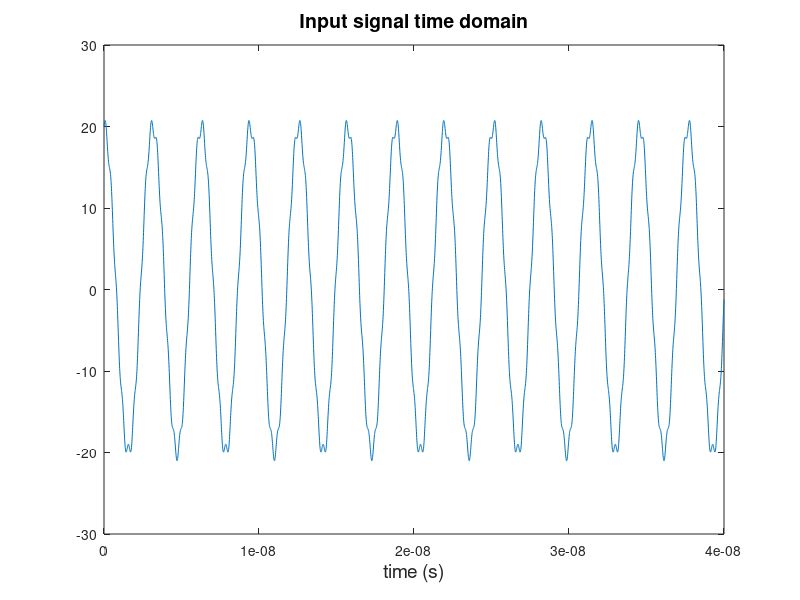
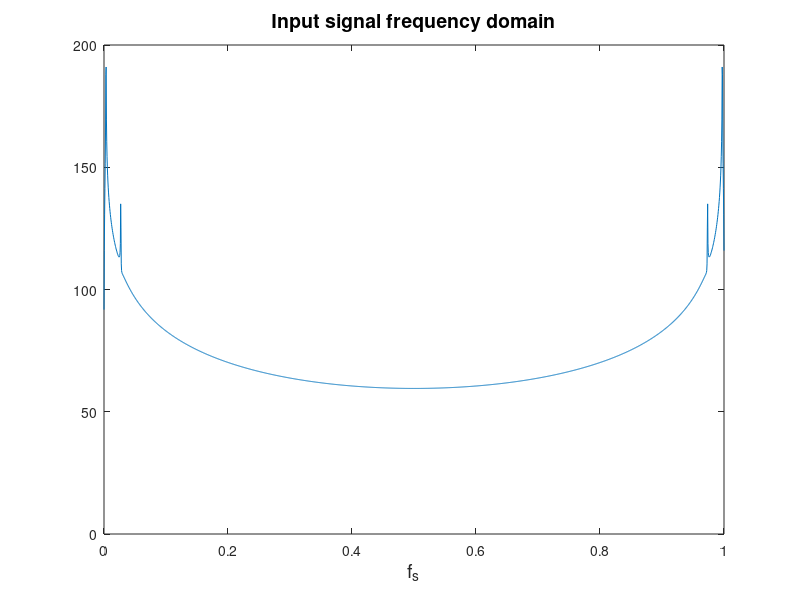
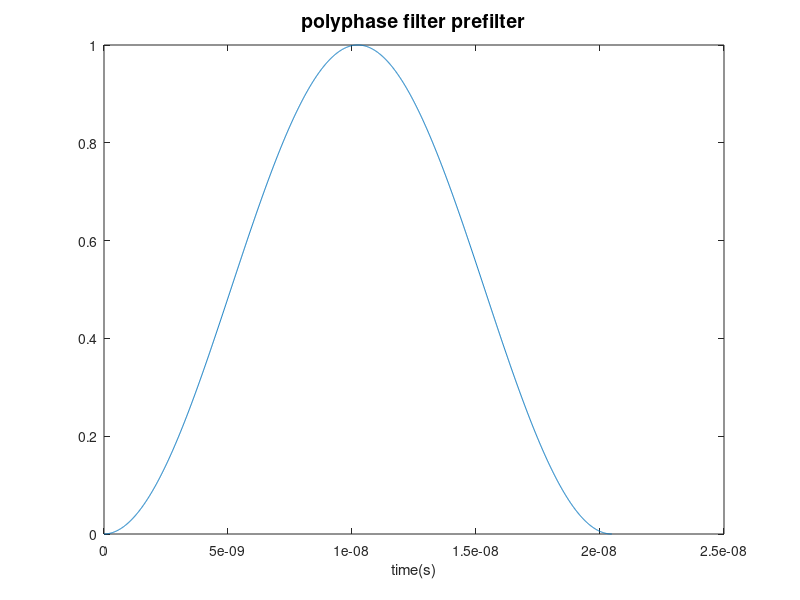

Reproduce these figures in MATLAB, in order. (Note: this script raises an error after producing the figures.)
samplingFreq = 100*10^9; % sampling frequency
f = 4; % number of overlapping signals
Window_Size = 2048; % size of window to cross multiply
Num_Of_Antennas = 4;
signal_frequency = 2*10^9; % radians/sec
signal_time = 0.00000004; % in seconds
N = signal_time/(1/samplingFreq) % total samples in input signal
Nfft = Window_Size/2 % total samples in FFT output
Num_Of_Windows_Per_Signal = ceil(N/Window_Size);
Number_Of_Signals = Num_Of_Antennas*f
Number_Of_Complex_Multiplications = 1/2*(Number_Of_Signals-1)*Number_Of_Signals
signal_to_noise_input = 1; % multiplied to noise then added to signal
t = linspace(0,signal_time,N);
fs = linspace(0,1,Nfft);
fs_input = linspace(0,1,Window_Size);
% Signal_no_noise = [(sin(signal_frequency*t(N/3:N*2/3-1)) + 20*sin((signal_frequency-1000)*t(N/3:N*2/3-1)))];
% input_hanning = [ 1/2-(1/2)*cos(2*pi*(1:N/3)/(N/3))];
% Signal_no_noise = Signal_no_noise.*input_hanning;
%figure(2);
%plot(t);
H = 3; % sizes of pictures.
W = 4;
Signal_no_noise = (20*cos(signal_frequency*t) + sin((signal_frequency+15*10^9)*t));
figure(1);
plot(t(1:N),Signal_no_noise(1:N));
title('Input signal time domain','fontsize',14);
xlabel('time (s)','fontsize',14);
set(1,'paperunits','inches');
set(1,'paperorientation','portrait')
set(1,'papersize',[H,W]);
print(1,'input time.svg','-dsvg');
figure(2);
plot(fs_input,20*log(abs(fft(Signal_no_noise(1:Window_Size)))));
title('Input signal frequency domain','fontsize',14);
xlabel('f_s','fontsize',14);
set(2,'paperunits','inches');
set(2,'paperorientation','portrait');
set(2,'papersize',[H,W]);
print(2,'input freq.svg','-dsvg');
windowcoef = (N/2)/f; % commonly used constant

Signalf = zeros(Num_Of_Windows_Per_Signal,Window_Size);
Signalfft = zeros(Number_Of_Signals,Nfft);
Signalmul = zeros(Number_Of_Complex_Multiplications,Nfft);
Signalout = zeros(1,Nfft);
analysis_filter = sinc(((1:Window_Size)-Window_Size/2)/Window_Size);
HanningWindow = 1/2-(1/2)*cos(2*pi*(1:Window_Size)/Window_Size);
pre_filter = analysis_filter.*HanningWindow;
figure(22);
plot(t(1:Window_Size),HanningWindow);
title('polyphase filter prefilter','fontsize',14);
xlabel('time(s)');
set(22,'paperunits','inches');
set(22,'paperorientation','portrait');
set(22,'papersize',[H,W]);
print(22,'polyphasepre.svg','-dsvg');
% iterate every other signal

% Set up realtime signals
for x = 1:Num_Of_Antennas
    noise = 2*rand(1,N)-1;
    % EDIT: added delay on signals as antenna increases
%     TEMP = [zeros(1,10*x) Signal_no_noise zeros(1,N*2/3+1-(10*x))];
    Signalt = noise+(Signal_no_noise/signal_to_noise_input);
    figure(x+2);
    plot(t(1:N),Signalt(1:N));
    xlabel('time(s)','fontsize',14);
    title('Antenna output signal','fontsize',14);
    set((x+2),'paperunits','inches');
    set((x+2),'paperorientation','portrait');
    set((x+2),'papersize',[H,W]);
    name = ['a' num2str(x) 'outf.svg'];
    print(x+2,name,'-dsvg');
    % create overlap sequences:
    
    for y = 1:f
        start = 1;
        window_c = ceil(((1/f)*y)*Window_Size); % end of the window currently being shifted
        i = 1;
        TEMP = zeros(1,Window_Size);
        while window_c < N
            Signalf(i,:) = [zeros(1,Window_Size-(window_c-start)) (Signalt(start:(window_c-1)))];
            % add prefilter
            Signalf(i,:) = hilbert(Signalf(i,:).*pre_filter);
            %TEMP = fft(Signalf);
            %Signalfft((x),i,:) = TEMP(1:Nfft);
            start = window_c;
            window_c = window_c + Window_Size;
            TEMP = TEMP + Signalf(i,:);
            i = i +1;
        end
        TEMP = fft(TEMP/(i-1));
        Signalfft((x-1)*f+y,:) = TEMP(1:Nfft);
    end
end

% plot the outputs:
y = 0;
for x = 1:Num_Of_Antennas
	for(y = 1:f)
		figure((x-1)*y+y+2+Num_Of_Antennas);
		plot(fs,Signalfft(x,:));
		title('after polyphase filter','fontsize',14);
		xlabel('f_s','fontsize',14);
		set((x-1)*y+y+2+Num_Of_Antennas,'paperunits','inches');
		set((x-1)*y+y+2+Num_Of_Antennas,'paperorientation','portrait')
		set((x-1)*y+y+2+Num_Of_Antennas,'papersize',[H,W]);
		name = ['pffb-' num2str(x) '-' num2str(y) '.svg'];
		name
		print((x+2+Num_Of_Antennas),name,'-dsvg');
	end
end

% multiply and add
z = 1; % holds position, computation too complex for pre calculated indices here.
for x = 1:Number_Of_Signals
    for y = (x+1):Number_Of_Signals
        Signalmul(z,:) = Signalfft(x,:).*Signalfft(y,:)/Nfft;
        z=z+1;
    end
end

for x = 1:Number_Of_Complex_Multiplications
    Signalout = Signalmul(x,:)+Signalout;
end

Signalout = Signalout/(z-1);

%figure(1);
%plot(t,Signal_no_noise);
% figure(2);
% plot(t(1:Window_Size),(pre_filter));
% figure(3);
% plot(t(1:Window_Size),(HanningWindow));
%figure(19);
%plot(fs,20*log(abs(Signalout)));
%Signalout = ifft(Signalout,N);
%figure (20);
%plot(t,20*log(abs(Signalout)));
figure (21);
plot(fs,(20*log(abs((Signalout)))));
title('output frequencys','fontsize',14);
xlabel('f_s','fontsize',14);
set(21,'paperunits','inches');
set(21,'paperorientation','portrait')
set(21,'papersize',[H,W]);
print(21,'outf.svg','-dsvg');
